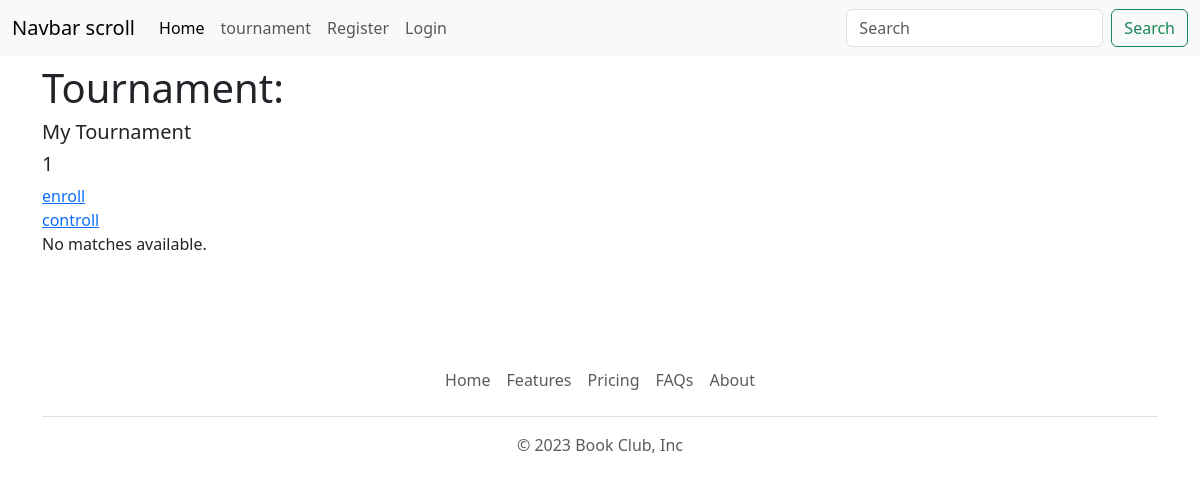
/tournaments/, run on an earlier commit of the app's database.
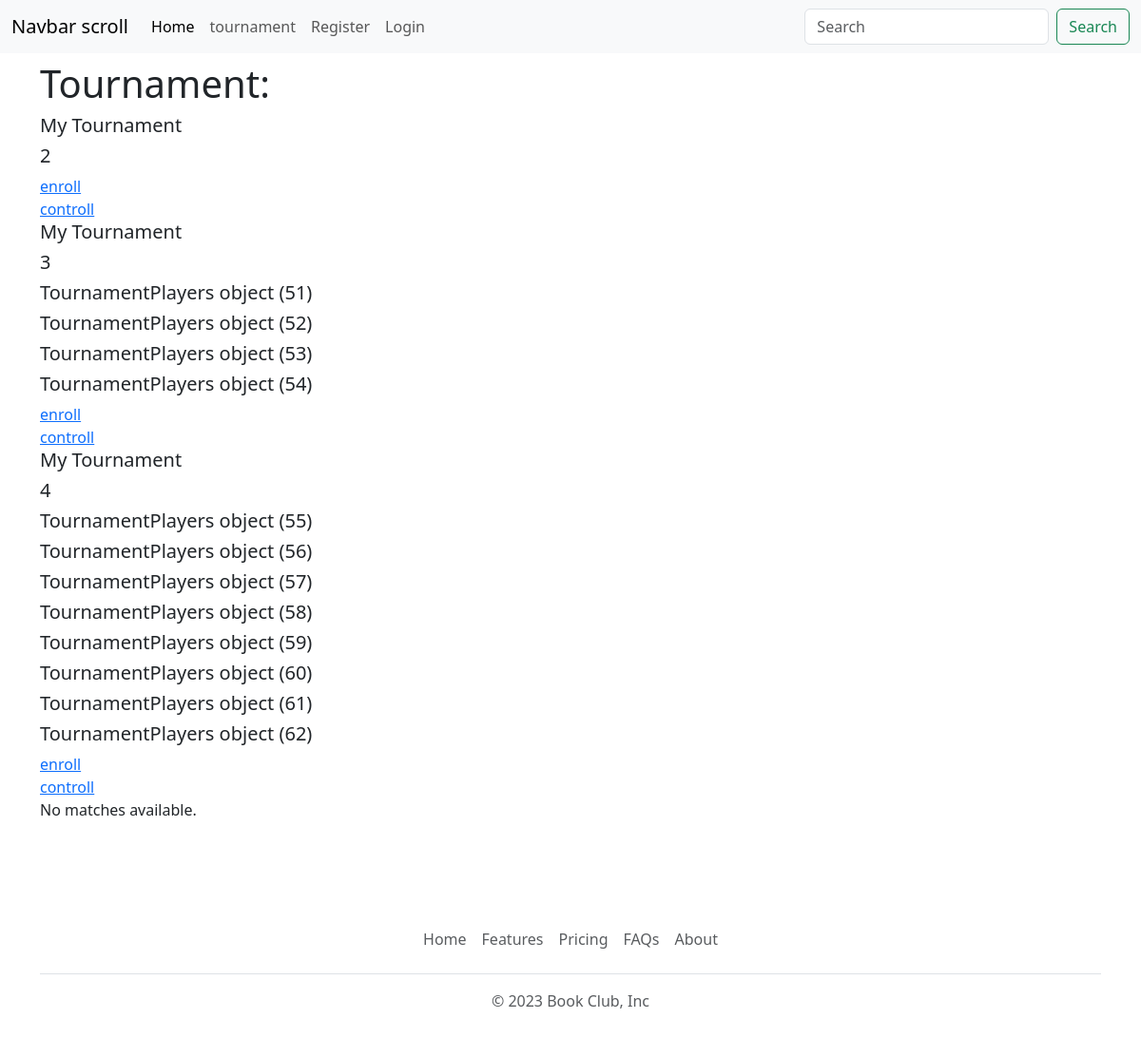
And on a later commit of the database.
### tournament/models.py (models this page shows, shortened)
class Tournament(models.Model):
    name = models.CharField(max_length=100)
    number_of_players=models.IntegerField()
    is_completed = models.BooleanField(default=False)
    owner=models.ForeignKey(Profile , on_delete=models.CASCADE)

class TournamentPlayers(models.Model):
    tourmnet=models.ForeignKey(Tournament,on_delete=models.CASCADE)
    player=models.ForeignKey(Profile,on_delete=models.CASCADE)

### tournament/views.py (the view)
# urls.py: path("", views.tournament_view, name="tournament_view"),
def tournament_view(request: HttpRequest):
    tourments=Tournament.objects.all()
    return render(request, 'tournament/tournaments_home.html',{'touremnts':tourments})

### tournament/templates/tournament/tournaments_home.html (shortened to what this page needs)
{% extends 'main/base.html' %}
{% block content %}
<h1>Tournament: {{ tournament.name }}</h1>
{% for tourmnet in touremnts  %}
    <h5>{{tourmnet.name}}</h5>
    <h5>{{tourmnet.id}}</h5>
    {% for player in tourmnet.tournamentplayers_set.all%}
        <h5>{{player}}</h5>
    {%endfor%}
    <a href="{% url 'tournament:enroll_view' tourmnet.id %}"> enroll </a>
    <br>
    <a href="{% url 'tournament:tournament_controll' tourmnet.id %}"> controll </a>
{% endfor %}
{% if matches %}
    <ol>
        {% for match in matches %}
        <p>{{match.in_round}}</p>
            <li>
                Match: {{ match.player1.user.username }} vs. {{ match.player2.user.username }}
                {% if not match.winner %}
                    <form method="post" action="{% url 'tournament:select_winner' match.id %}">
                        {% csrf_token %}
                        <label for="winner">Select Winner:</label>
                        <select name="winner">
                            <option value="{{ match.player1.user.id }}">{{ match.player1.user.username }}</option>
                            <option value="{{ match.player2.user.id }}">{{ match.player2.user.username }}</option>
                        </select>
                        <button type="submit">Submit Winner</button>
                    </form>
                {% else %}
                    Winner: {{ match.winner.user.username }}
                {% endif %}
            </li>
            <hr>
            {% endfor %}
        </ol>
        <hr>
        {% else %}
    <p>No matches available.</p>
{% endif %}
{% endblock %}

### main/templates/main/base.html (shortened to what this page needs)
{% load static %}
<!DOCTYPE html>
<html>
    <head>
        <link href="https://cdn.jsdelivr.net/npm/bootstrap@5.3.1/dist/css/bootstrap.min.css" rel="stylesheet">
        <link rel="stylesheet" href="https://cdn.jsdelivr.net/npm/bootstrap-icons@1.10.5/font/bootstrap-icons.css">
        <link rel="stylesheet" href="{% static 'styles/master.css' %}" />
    </head>
    <body >
      <nav class="navbar navbar-expand-lg bg-body-tertiary">
        <div class="container-fluid">
          <a class="navbar-brand" href="#">Navbar scroll</a>
          <div class="collapse navbar-collapse" id="navbarScroll">
            <ul class="navbar-nav me-auto my-2 my-lg-0 navbar-nav-scroll" style="--bs-scroll-height: 100px;">
              <li class="nav-item">
                <a class="nav-link active" aria-current="page" href="#">Home</a>
              </li>
              <li class="nav-item">
                <a class="nav-link" href="{% url 'tournament:tournament_view'%}">tournament</a>
              </li>
              {% if request.user.is_authenticated%}
              <li class="nav-item dropdown">
                <a class="nav-link dropdown-toggle" href="#" role="button" data-bs-toggle="dropdown" aria-expanded="false">
                  Account
                </a>
                <ul class="dropdown-menu">
                  <li><a class="dropdown-item" href="{% url 'accounts:profile_page' request.user.id %}">Profile</a></li>
                  <li><a class="dropdown-item" href="{% url 'accounts:update_profile_page' request.user.id %}">Update Profile</a></li>
                  <li><a class="dropdown-item" href="#">Another action</a></li>
                  <li><hr class="dropdown-divider"></li>
                  <li><a class="dropdown-item" href="{% url 'accounts:logout_user_view'%}">Logout</a></li>
                </ul>
              </li>
              {% else %}
              <li class="nav-item">
                <a class="nav-link" href="{% url 'accounts:register_user_view'%}" aria-disabled="true">Register</a>
              </li>
              <li class="nav-item">
                <a class="nav-link" href="{% url 'accounts:login_user_view'%}" aria-disabled="true">Login</a>
              </li>
              {%endif%}
            </ul>
            <form class="d-flex" role="search">
              <input class="form-control me-2" type="search" placeholder="Search" aria-label="Search">
              <button class="btn btn-outline-success" type="submit">Search</button>
            </form>
          </div>
        </div>
      </nav>
        <div class="container pt-2">
            {% block content %}
            {% endblock %}
        </div>
        <div class="container pt-5">
          <footer class="py-3 my-4">
            <ul class="nav justify-content-center border-bottom pb-3 mb-3">
              <li class="nav-item"><a href="/" class="nav-link px-2 text-body-secondary">Home</a></li>
              <li class="nav-item"><a href="#" class="nav-link px-2 text-body-secondary">Features</a></li>
              <li class="nav-item"><a href="#" class="nav-link px-2 text-body-secondary">Pricing</a></li>
              <li class="nav-item"><a href="#" class="nav-link px-2 text-body-secondary">FAQs</a></li>
              <li class="nav-item"><a href="#" class="nav-link px-2 text-body-secondary">About</a></li>
            </ul>
            <p class="text-center text-body-secondary">© 2023 Book Club, Inc</p>
          </footer>
        </div>
    </body>
</html>

What changed in the data, as far as the page shows it:
removed Tournament: name "My Tournament", id "1"
added Tournament: name "My Tournament", id "2"
added Tournament: name "My Tournament", id "3"
added TournamentPlayers: id "TournamentPlayers object (51)", shown under "My Tournament"
added TournamentPlayers: id "TournamentPlayers object (52)", shown under "My Tournament"
added TournamentPlayers: id "TournamentPlayers object (53)", shown under "My Tournament"
added TournamentPlayers: id "TournamentPlayers object (54)", shown under "My Tournament"
added Tournament: name "My Tournament", id "4"
added TournamentPlayers: id "TournamentPlayers object (55)", shown under "My Tournament"
added TournamentPlayers: id "TournamentPlayers object (56)", shown under "My Tournament"
added TournamentPlayers: id "TournamentPlayers object (57)", shown under "My Tournament"
added TournamentPlayers: id "TournamentPlayers object (58)", shown under "My Tournament"
added TournamentPlayers: id "TournamentPlayers object (59)", shown under "My Tournament"
added TournamentPlayers: id "TournamentPlayers object (60)", shown under "My Tournament"
added TournamentPlayers: id "TournamentPlayers object (61)", shown under "My Tournament"
added TournamentPlayers: id "TournamentPlayers object (62)", shown under "My Tournament"
